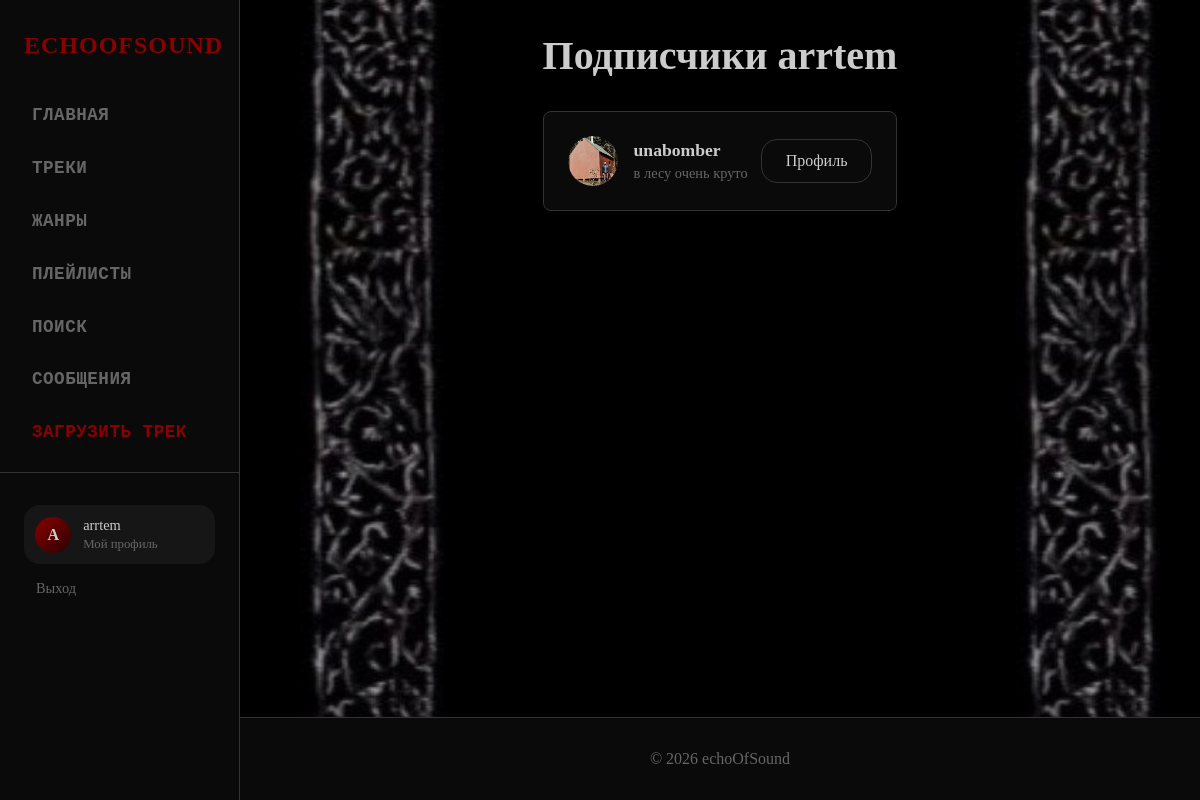
The app's page /profile/arrtem/followers/ (signed in) with its own data.
### catalog/models.py (models this page shows, shortened)
class Follow(models.Model): #подписки пользователей
    follower = models.ForeignKey(
        User,
        on_delete=models.CASCADE,
        related_name='following',
        verbose_name="Подписчик"
    )
    following = models.ForeignKey(
        User,
        on_delete=models.CASCADE,
        related_name='followers',
        verbose_name="На кого подписан"
    )
    created_at = models.DateTimeField(
        auto_now_add=True,
        verbose_name="Дата подписки"
    )
    class Meta:
        verbose_name = "Подписка"
        verbose_name_plural = "Подписки"
        unique_together = ('follower', 'following')

class Profile(models.Model): #профиль ака аккаунт
    user = models.OneToOneField(
        User,
        on_delete=models.CASCADE,
        verbose_name="Пользователь"
    )
    bio = models.TextField(
        verbose_name="О себе",
        blank=True
    )
    avatar = models.ImageField(
        upload_to='avatars/',
        verbose_name="Аватарка",
        blank=True,
        null=True
    )
    location = models.CharField(
        max_length=100,
        verbose_name="Местоположение",
        blank=True
    )
    website = models.URLField(
        max_length=200,
        verbose_name="Сайт",
        blank=True
    )
    created_at = models.DateTimeField(
        auto_now_add=True,
        verbose_name="Дата создания"
    )
    cover = models.ImageField(
        upload_to='profile_covers/',
        blank=True,
        null=True,
        verbose_name="Шапка профиля"
    )
    updated_at = models.DateTimeField(
        auto_now=True,
        verbose_name="Дата обновления"
    )
    class Meta:
        verbose_name = "Профиль"
        verbose_name_plural = "Профили"

### catalog/views.py (the view)
# urls.py: path('profile/<str:username>/followers/', views.followers_list, name='followers_list'),
@login_required
def followers_list(request, username):
    user = get_object_or_404(User, username=username)
    followers = Follow.objects.filter(following=user).select_related('follower')
    context = {
        'user': user,
        'followers': followers,
        'title': f'Подписчики {username}',
    }
    return render(request, 'catalog/followers_list.html', context)

### templates/catalog/followers_list.html (shortened to what this page needs)
{% extends 'catalog/base.html' %}
{% block content %}
<div style="max-width: 800px; margin: 0 auto;">
    <h1 style="font-size: 2.5rem; margin-bottom: 2rem; color: var(--text-light);">Подписчики {{ user.username }}</h1>
    {% if followers %}
        <div style="display: grid; gap: 1rem;">
            {% for follow in followers %}
            <div style="display: flex; align-items: center; justify-content: space-between; padding: 1.5rem; background: var(--bg-card); border: 1px solid var(--border-color); border-radius: 8px;">
                <div style="display: flex; align-items: center; gap: 1rem;">
                    {% if follow.follower.profile.avatar %}
                        <img src="{{ follow.follower.profile.avatar.url }}"
                             alt="{{ follow.follower.username }}"
                             style="width: 50px; height: 50px; border-radius: 50%; object-fit: cover;">
                    {% else %}
                        <div style="width: 50px; height: 50px; border-radius: 50%; background: var(--primary-color); display: flex; align-items: center; justify-content: center; font-size: 1.5rem; color: white;">
                            {{ follow.follower.username|first|upper }}
                        </div>
                    {% endif %}
                    <div>
                        <a href="{% url 'profile' follow.follower.username %}" style="color: var(--text-light); text-decoration: none; font-size: 1.1rem; font-weight: 600;">
                            {{ follow.follower.username }}
                        </a>
                        {% if follow.follower.profile.bio %}
                            <p style="color: var(--text-muted); margin: 0.25rem 0 0 0; font-size: 0.9rem;">{{ follow.follower.profile.bio|truncatewords:10 }}</p>
                        {% endif %}
                    </div>
                </div>
                <a href="{% url 'profile' follow.follower.username %}" class="btn btn-outline">Профиль</a>
            </div>
            {% endfor %}
        </div>
    {% else %}
        <div style="text-align: center; padding: 4rem 2rem; background: var(--bg-card); border: 1px solid var(--border-color); border-radius: 8px;">
            <p style="color: var(--text-muted); font-size: 1.1rem;">Пока нет подписчиков</p>
        </div>
    {% endif %}
</div>
{% endblock %}

### templates/catalog/base.html (shortened to what this page needs)
<!DOCTYPE html>
<html lang="ru">
<head>
    {% load static %}
    <link rel="stylesheet" href="{% static 'css/style.css' %}?v=3">
</head>
<body>
<div class="sidebar">
    <div class="sidebar-brand">
        <h2>echoOfSound</h2>
    </div>
    <nav>
        <ul class="sidebar-nav">
            <li><a href="{% url 'home' %}" class="{% if request.resolver_match.url_name == 'home' %}active{% endif %}">Главная</a></li>
            <li><a href="{% url 'track_list' %}" class="{% if request.resolver_match.url_name == 'track_list' %}active{% endif %}">Треки</a></li>
            <li><a href="{% url 'genre_list' %}" class="{% if request.resolver_match.url_name == 'genre_list' %}active{% endif %}">Жанры</a></li>
            <li><a href="{% url 'playlist_list' %}" class="{% if request.resolver_match.url_name == 'playlist_list' %}active{% endif %}">Плейлисты</a></li>
            <li><a href="{% url 'search' %}" class="{% if request.resolver_match.url_name == 'search' %}active{% endif %}">Поиск</a></li>
            {% if user.is_authenticated %}
            <li><a href="{% url 'messages_list' %}" class="{% if request.resolver_match.url_name == 'messages_list' or request.resolver_match.url_name == 'conversation' %}active{% endif %}">Сообщения</a></li>
            <li><a href="{% url 'track_upload' %}" class="{% if request.resolver_match.url_name == 'track_upload' %}active{% endif %}" style="color: var(--primary-color);">Загрузить трек</a></li>
            {% endif %}
        </ul>
    </nav>
    <div class="sidebar-divider"></div>
    <div class="sidebar-user">
        {% if user.is_authenticated %}
            <div class="sidebar-user-info">
                <div class="user-avatar">{{ user.username|slice:":1"|upper }}</div>
                <div>
                    <div class="user-name">{{ user.username }}</div>
                    <a href="{% url 'my_profile' %}" style="font-size: 0.8rem; color: var(--text-muted); text-decoration: none;">Мой профиль</a>
                </div>
            </div>
            <a href="{% url 'logout' %}" style="display: block; padding: 0.5rem 0.75rem; color: var(--text-muted); text-decoration: none; font-size: 0.9rem;">Выход</a>
        {% else %}
            <a href="{% url 'login' %}" class="btn btn-primary" style="width: 100%; text-align: center; margin-bottom: 0.5rem;">Вход</a>
            <a href="{% url 'register' %}" class="btn btn-outline" style="width: 100%; text-align: center;">Регистрация</a>
        {% endif %}
    </div>
</div>
<div class="main-content">
    <div class="container">
        {% block content %}
        {% endblock %}
    </div>
    <footer>
        <p>&copy; 2026 echoOfSound</p>
    </footer>
</div>
    {% load static %}
</body>
</html>

### static/css/style.css (style rules this page uses)
:root { --primary-color: #8b0000; --primary-hover: #a00000; --secondary-color: #4a0000; --accent-color: #666666; --bg-dark: #000000; --bg-card: #0a0a0a; --bg-hover: #1a1a1a; --text-light: #cccccc; --text-muted: #666666; --border-color: #333333; }
* { margin: 0; padding: 0; box-sizing: border-box; }
body { font-family: 'Georgia', 'Times New Roman', serif; background-color: var(--bg-dark); color: var(--text-light); min-height: 100vh; display: flex; }
.sidebar { width: 240px; background-color: var(--bg-card); border-right: 1px solid var(--border-color); position: fixed; height: 100vh; overflow-y: auto; padding: 2rem 0; }
.sidebar-brand { padding: 0 1.5rem; margin-bottom: 2rem; }
.sidebar-brand h2 { font-size: 1.5rem; font-weight: 700; color: var(--primary-color); letter-spacing: 1px; text-transform: uppercase; font-family: 'Georgia', serif; }
.sidebar-nav { list-style: none; }
.sidebar-nav li { margin-bottom: 0.5rem; }
.sidebar-nav a { display: block; padding: 0.75rem 1.5rem; color: var(--text-muted); text-decoration: none; transition: all 0.2s; border-left: 3px solid transparent; }
.sidebar-divider { height: 1px; background-color: var(--border-color); margin: 1rem 0; }
.sidebar-user { padding: 0 1.5rem; margin-top: 2rem; }
.sidebar-user-info { display: flex; align-items: center; gap: 0.75rem; padding: 0.75rem; background-color: var(--bg-hover); border-radius: 16px; margin-bottom: 0.5rem; }
.user-avatar { width: 36px; height: 36px; border-radius: 50%; background: linear-gradient(135deg, var(--primary-color), var(--secondary-color)); display: flex; align-items: center; justify-content: center; font-weight: 600; font-size: 0.9rem; }
.user-name { font-size: 0.9rem; font-weight: 500; }
.main-content { margin-left: 240px; flex: 1; min-height: 100vh; display: flex; flex-direction: column; }
.container { max-width: 1400px; margin: 0 auto; padding: 2rem; flex: 1; }
.btn { padding: 0.75rem 1.5rem; border-radius: 16px; font-weight: 500; text-decoration: none; display: inline-block; transition: all 0.2s; border: none; cursor: pointer; font-size: 1rem; }
.btn-outline { background-color: transparent; color: var(--text-light); border: 1px solid var(--border-color); }
footer { position: relative; background-color: var(--bg-card); z-index: 10001; border-top: 1px solid var(--border-color); padding: 2rem; text-align: center; color: var(--text-muted); margin-top: auto; transform: translateZ(0); }
.sidebar-nav { padding: 0 0.5rem; }
.sidebar-nav li { margin-bottom: 0.25rem; }
.sidebar-nav a { display: flex; align-items: center; padding: 0.6rem 1.2rem; border-radius: 12px; font-weight: 500; transition: all 0.2s; border-left: none; }
.sidebar-user-info { background: rgba(255,255,255,0.05); border-radius: 16px; padding: 0.7rem; transition: 0.2s; }
.user-avatar { background: linear-gradient(135deg, var(--primary-color), #2a0000); font-size: 1rem; }
.sidebar-nav a { font-family: 'Courier New', 'VT323', monospace; font-size: 1.1rem; letter-spacing: 0.5px; padding: 0.9rem 1.5rem; font-weight: 600; text-transform: uppercase; border-radius: 0; }

### records on screen
Follow: follower.profile.avatar (picture), follower.username "unabomber", follower.profile.bio "в лесу очень круто"

### other values on screen
{{ user.username|slice:":1"|upper }} "A"
{{ user.username }} "arrtem"
